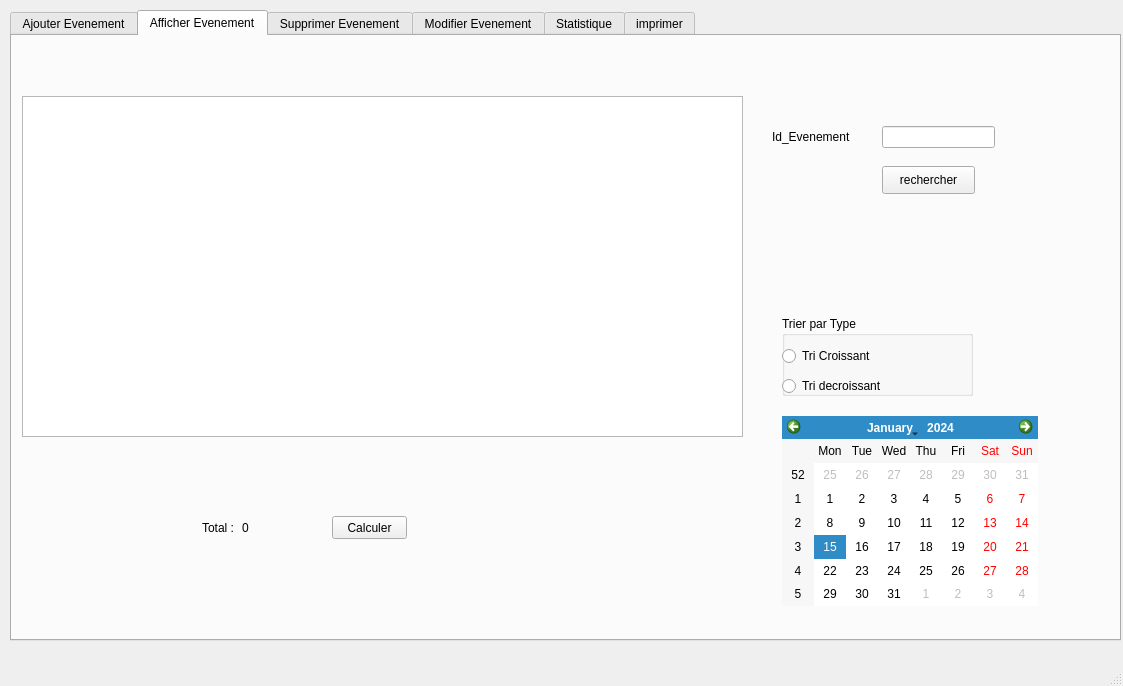
<?xml version="1.0" encoding="UTF-8"?>
<ui version="4.0">
 <class>event_inter</class>
 <widget class="QMainWindow" name="event_inter">
  <property name="geometry">
   <rect>
    <x>0</x>
    <y>0</y>
    <width>1123</width>
    <height>686</height>
   </rect>
  </property>
  <property name="windowTitle">
   <string>MainWindow</string>
  </property>
  <widget class="QWidget" name="centralwidget">
   <widget class="QTabWidget" name="tabWidget">
    <property name="geometry">
     <rect>
      <x>10</x>
      <y>10</y>
      <width>1111</width>
      <height>631</height>
     </rect>
    </property>
    <property name="styleSheet">
     <string notr="true">background-image: url(:/backround/49288c02e77c69aba39e0de2615dd6e4.jpg);</string>
    </property>
    <property name="currentIndex">
     <number>1</number>
    </property>
    <widget class="QWidget" name="tab">
     <attribute name="title">
      <string>Ajouter Evenement</string>
     </attribute>
     <widget class="QLabel" name="label">
      <property name="geometry">
       <rect>
        <x>18</x>
        <y>50</y>
        <width>141</width>
        <height>20</height>
       </rect>
      </property>
      <property name="font">
       <font>
        <italic>true</italic>
        <underline>true</underline>
       </font>
      </property>
      <property name="styleSheet">
       <string notr="true">
background-color: rgb(255, 204, 142);
border-radius:15px;

</string>
      </property>
      <property name="text">
       <string>ID_Evenement</string>
      </property>
     </widget>
     <widget class="QLabel" name="label_2">
      <property name="geometry">
       <rect>
        <x>20</x>
        <y>110</y>
        <width>69</width>
        <height>20</height>
       </rect>
      </property>
      <property name="text">
       <string>DATE_E</string>
      </property>
     </widget>
     <widget class="QLabel" name="label_3">
      <property name="geometry">
       <rect>
        <x>20</x>
        <y>160</y>
        <width>69</width>
        <height>20</height>
       </rect>
      </property>
      <property name="text">
       <string>Depense</string>
      </property>
     </widget>
     <widget class="QLabel" name="label_4">
      <property name="geometry">
       <rect>
        <x>20</x>
        <y>210</y>
        <width>69</width>
        <height>20</height>
       </rect>
      </property>
      <property name="text">
       <string>TYPE</string>
      </property>
     </widget>
     <widget class="QLabel" name="label_5">
      <property name="geometry">
       <rect>
        <x>20</x>
        <y>260</y>
        <width>69</width>
        <height>20</height>
       </rect>
      </property>
      <property name="text">
       <string>THEME</string>
      </property>
     </widget>
     <widget class="QLineEdit" name="lineEditID_Evenement">
      <property name="geometry">
       <rect>
        <x>180</x>
        <y>50</y>
        <width>201</width>
        <height>25</height>
       </rect>
      </property>
      <property name="styleSheet">
       <string notr="true">background-color: rgb(224, 255, 172);
border-color: rgb(227, 192, 255);</string>
      </property>
     </widget>
     <widget class="QLineEdit" name="lineEdit_Depense">
      <property name="geometry">
       <rect>
        <x>180</x>
        <y>150</y>
        <width>201</width>
        <height>25</height>
       </rect>
      </property>
     </widget>
     <widget class="QLineEdit" name="lineEdit_THME">
      <property name="geometry">
       <rect>
        <x>180</x>
        <y>260</y>
        <width>201</width>
        <height>25</height>
       </rect>
      </property>
     </widget>
     <widget class="QPushButton" name="ajouter">
      <property name="geometry">
       <rect>
        <x>580</x>
        <y>80</y>
        <width>112</width>
        <height>34</height>
       </rect>
      </property>
      <property name="text">
       <string>Ajouter</string>
      </property>
     </widget>
     <widget class="QDateEdit" name="Date_E_Edit">
      <property name="geometry">
       <rect>
        <x>200</x>
        <y>100</y>
        <width>110</width>
        <height>25</height>
       </rect>
      </property>
     </widget>
     <widget class="QComboBox" name="lineEdit_TYPE">
      <property name="geometry">
       <rect>
        <x>190</x>
        <y>210</y>
        <width>201</width>
        <height>28</height>
       </rect>
      </property>
      <item>
       <property name="text">
        <string>Birthday</string>
       </property>
      </item>
      <item>
       <property name="text">
        <string>Mariage</string>
       </property>
      </item>
      <item>
       <property name="text">
        <string>Engament</string>
       </property>
      </item>
      <item>
       <property name="text">
        <string>Babyshower</string>
       </property>
      </item>
      <item>
       <property name="text">
        <string>Brideparty</string>
       </property>
      </item>
      <item>
       <property name="text">
        <string>Autre</string>
       </property>
      </item>
     </widget>
    </widget>
    <widget class="QWidget" name="tab_2">
     <attribute name="title">
      <string>Afficher Evenement</string>
     </attribute>
     <widget class="QTableView" name="afficher">
      <property name="geometry">
       <rect>
        <x>10</x>
        <y>60</y>
        <width>721</width>
        <height>341</height>
       </rect>
      </property>
     </widget>
     <widget class="QPushButton" name="rechercher_button">
      <property name="geometry">
       <rect>
        <x>870</x>
        <y>130</y>
        <width>93</width>
        <height>28</height>
       </rect>
      </property>
      <property name="text">
       <string>rechercher</string>
      </property>
     </widget>
     <widget class="QGroupBox" name="groupBox_2">
      <property name="geometry">
       <rect>
        <x>770</x>
        <y>280</y>
        <width>191</width>
        <height>80</height>
       </rect>
      </property>
      <property name="title">
       <string>Trier par Type</string>
      </property>
      <widget class="QRadioButton" name="radioButton_croissant">
       <property name="geometry">
        <rect>
         <x>0</x>
         <y>30</y>
         <width>111</width>
         <height>20</height>
        </rect>
       </property>
       <property name="text">
        <string>Tri Croissant</string>
       </property>
      </widget>
      <widget class="QRadioButton" name="radioButton_dcroissant">
       <property name="geometry">
        <rect>
         <x>0</x>
         <y>60</y>
         <width>131</width>
         <height>20</height>
        </rect>
       </property>
       <property name="text">
        <string>Tri decroissant</string>
       </property>
      </widget>
     </widget>
     <widget class="QLineEdit" name="id_reparation">
      <property name="geometry">
       <rect>
        <x>870</x>
        <y>90</y>
        <width>113</width>
        <height>22</height>
       </rect>
      </property>
     </widget>
     <widget class="QLabel" name="label_9">
      <property name="geometry">
       <rect>
        <x>760</x>
        <y>90</y>
        <width>91</width>
        <height>21</height>
       </rect>
      </property>
      <property name="text">
       <string>Id_Evenement</string>
      </property>
     </widget>
     <widget class="QCalendarWidget" name="calendarWidget">
      <property name="geometry">
       <rect>
        <x>770</x>
        <y>380</y>
        <width>256</width>
        <height>190</height>
       </rect>
      </property>
     </widget>
     <widget class="QLabel" name="label_10">
      <property name="geometry">
       <rect>
        <x>170</x>
        <y>460</y>
        <width>321</width>
        <height>61</height>
       </rect>
      </property>
      <property name="text">
       <string/>
      </property>
     </widget>
     <widget class="QLabel" name="label_11">
      <property name="geometry">
       <rect>
        <x>190</x>
        <y>476</y>
        <width>47</width>
        <height>31</height>
       </rect>
      </property>
      <property name="text">
       <string>Total :</string>
      </property>
     </widget>
     <widget class="QLabel" name="label_total">
      <property name="geometry">
       <rect>
        <x>230</x>
        <y>476</y>
        <width>61</width>
        <height>31</height>
       </rect>
      </property>
      <property name="text">
       <string>0</string>
      </property>
     </widget>
     <widget class="QPushButton" name="btn_calculer">
      <property name="geometry">
       <rect>
        <x>320</x>
        <y>480</y>
        <width>75</width>
        <height>23</height>
       </rect>
      </property>
      <property name="text">
       <string>Calculer</string>
      </property>
     </widget>
    </widget>
    <widget class="QWidget" name="tab_3">
     <attribute name="title">
      <string>Supprimer Evenement</string>
     </attribute>
     <widget class="QLabel" name="label_6">
      <property name="geometry">
       <rect>
        <x>90</x>
        <y>110</y>
        <width>161</width>
        <height>20</height>
       </rect>
      </property>
      <property name="text">
       <string>Evenement_ID</string>
      </property>
     </widget>
     <widget class="QLineEdit" name="lineEditID_SUPP">
      <property name="geometry">
       <rect>
        <x>270</x>
        <y>110</y>
        <width>113</width>
        <height>25</height>
       </rect>
      </property>
     </widget>
     <widget class="QPushButton" name="supprimer">
      <property name="geometry">
       <rect>
        <x>650</x>
        <y>250</y>
        <width>112</width>
        <height>34</height>
       </rect>
      </property>
      <property name="text">
       <string>supprimer</string>
      </property>
     </widget>
    </widget>
    <widget class="QWidget" name="tab_4">
     <attribute name="title">
      <string>Modifier Evenement</string>
     </attribute>
     <widget class="QLabel" name="label_7">
      <property name="geometry">
       <rect>
        <x>60</x>
        <y>80</y>
        <width>151</width>
        <height>20</height>
       </rect>
      </property>
      <property name="text">
       <string>ID_EVENEMENT</string>
      </property>
     </widget>
     <widget class="QLabel" name="label_8">
      <property name="geometry">
       <rect>
        <x>70</x>
        <y>170</y>
        <width>69</width>
        <height>20</height>
       </rect>
      </property>
      <property name="text">
       <string>DATE_E</string>
      </property>
     </widget>
     <widget class="QLineEdit" name="ID_EVENEMENTL_modif">
      <property name="geometry">
       <rect>
        <x>260</x>
        <y>80</y>
        <width>113</width>
        <height>25</height>
       </rect>
      </property>
     </widget>
     <widget class="QDateEdit" name="dateEdit">
      <property name="geometry">
       <rect>
        <x>270</x>
        <y>160</y>
        <width>110</width>
        <height>25</height>
       </rect>
      </property>
     </widget>
     <widget class="QPushButton" name="modifier">
      <property name="geometry">
       <rect>
        <x>580</x>
        <y>80</y>
        <width>112</width>
        <height>34</height>
       </rect>
      </property>
      <property name="text">
       <string>modifier</string>
      </property>
     </widget>
    </widget>
    <widget class="QWidget" name="tab_5">
     <attribute name="title">
      <string>Statistique</string>
     </attribute>
     <widget class="QPushButton" name="statsmed">
      <property name="geometry">
       <rect>
        <x>640</x>
        <y>-50</y>
        <width>301</width>
        <height>231</height>
       </rect>
      </property>
      <property name="font">
       <font>
        <italic>true</italic>
        <underline>true</underline>
       </font>
      </property>
      <property name="mouseTracking">
       <bool>true</bool>
      </property>
      <property name="text">
       <string>Appliquer Statistique</string>
      </property>
      <property name="checkable">
       <bool>true</bool>
      </property>
     </widget>
    </widget>
    <widget class="QWidget" name="tab_6">
     <attribute name="title">
      <string>imprimer</string>
     </attribute>
     <widget class="QPushButton" name="btn_imp">
      <property name="geometry">
       <rect>
        <x>730</x>
        <y>0</y>
        <width>261</width>
        <height>181</height>
       </rect>
      </property>
      <property name="text">
       <string>imprimer</string>
      </property>
     </widget>
    </widget>
   </widget>
  </widget>
  <widget class="QMenuBar" name="menubar">
   <property name="geometry">
    <rect>
     <x>0</x>
     <y>0</y>
     <width>1123</width>
     <height>26</height>
    </rect>
   </property>
  </widget>
  <widget class="QStatusBar" name="statusbar"/>
 </widget>
 <resources/>
 <connections/>
</ui>
